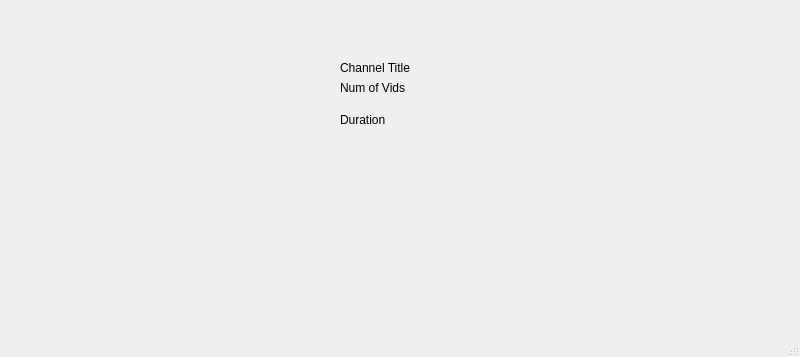
<?xml version="1.0" encoding="UTF-8"?>
<ui version="4.0">
 <class>MainWindow</class>
 <widget class="QMainWindow" name="MainWindow">
  <property name="geometry">
   <rect>
    <x>0</x>
    <y>0</y>
    <width>800</width>
    <height>357</height>
   </rect>
  </property>
  <property name="windowTitle">
   <string>MainWindow</string>
  </property>
  <widget class="QWidget" name="centralwidget">
   <widget class="QLabel" name="channelTitle">
    <property name="geometry">
     <rect>
      <x>340</x>
      <y>60</y>
      <width>401</width>
      <height>16</height>
     </rect>
    </property>
    <property name="text">
     <string>Channel Title</string>
    </property>
   </widget>
   <widget class="QLabel" name="channelThumbnail">
    <property name="geometry">
     <rect>
      <x>50</x>
      <y>30</y>
      <width>231</width>
      <height>191</height>
     </rect>
    </property>
    <property name="text">
     <string/>
    </property>
   </widget>
   <widget class="QLabel" name="durationLabel">
    <property name="geometry">
     <rect>
      <x>340</x>
      <y>110</y>
      <width>421</width>
      <height>20</height>
     </rect>
    </property>
    <property name="text">
     <string>Duration</string>
    </property>
   </widget>
   <widget class="QLabel" name="numberVidLabel">
    <property name="geometry">
     <rect>
      <x>340</x>
      <y>80</y>
      <width>411</width>
      <height>16</height>
     </rect>
    </property>
    <property name="text">
     <string>Num of Vids</string>
    </property>
   </widget>
  </widget>
  <widget class="QMenuBar" name="menubar">
   <property name="geometry">
    <rect>
     <x>0</x>
     <y>0</y>
     <width>800</width>
     <height>21</height>
    </rect>
   </property>
  </widget>
  <widget class="QStatusBar" name="statusbar"/>
 </widget>
 <resources/>
 <connections/>
</ui>
